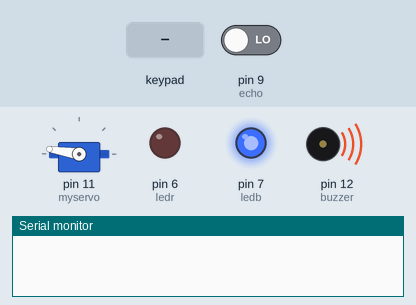
Simulated run of this sketch. Board: Arduino Uno, built with avr-gcc and run on an emulated ATmega328P. On the bench: servo, output pins drawn as LEDs (lit = HIGH), buzzer (waves = sounding, pin HIGH), the last lines printed to the serial monitor. Dashed ring = blinking. The test bench sets the inputs (shaded band); at power-on: pin 9 (echo) LOW. Pins used as bus, display or sensor lines are not drawn.

Above: at 1.2 s.
1.3 s: key 'D' pressed
At 3.1 s:
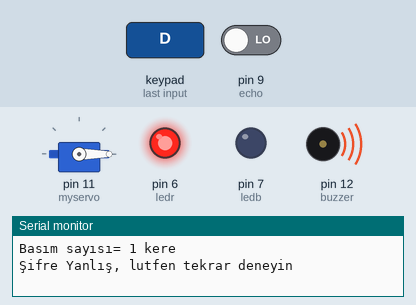
At 3.9 s:
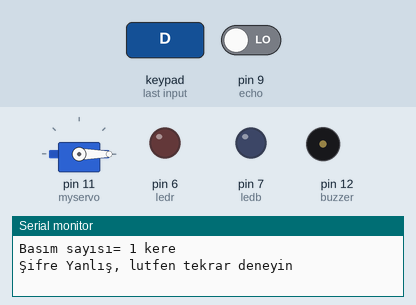
4.8 s: keypad keys 1 2 3 4 pressed 0.4 s apart
At 6.4 s:
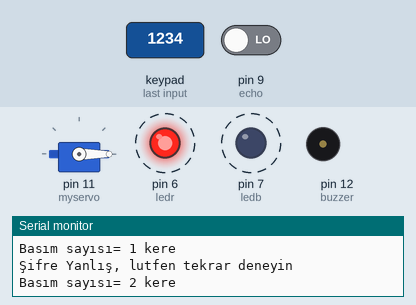
Timing chart, 0 to 18.0 s (numbered marks = the images above; inputs shaded):
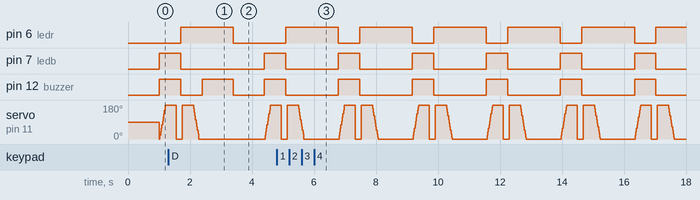

Measured:
- after the input at 1.3 s, pin 6 (ledr): goes on until 3.4 s, then stays LOW
- by itself, pin 7 (ledb), pin 12 (buzzer): alternates HIGH for 0.69 s and LOW for 1.7 s
- by itself, servo on pin 11 (myservo): moves between 0° and 180°, repeating every 2.4 s

The sketch:

sketch_may15d.ino
```cpp
#include <Keypad.h>
#include<Servo.h>
#define ledr 6
#define ledb 7
#define trig 8
#define echo 9
#define buzzer 12

int kere=0;
const byte ROWS = 4;
const byte COLS = 4;
char keys[ROWS][COLS] = {
  {'1','2','3','A'},
  {'4','5','6','B'},
  {'7','8','9','C'},
  {'*','0','#','D'}
};
byte rowPins[ROWS] = {A2, A3, A4, A5};
byte colPins[COLS] = {5, 4, 3, 2};

Keypad keypad = Keypad( makeKeymap(keys), rowPins, colPins, ROWS, COLS );
char pass[4];
char storepass[]="1234";
int i,count, pos = 0;
Servo myservo;

void setup() {
  pinMode(trig,OUTPUT);
  pinMode(echo,INPUT);
  pinMode(ledb,OUTPUT);
  pinMode(ledr,OUTPUT);
  pinMode(buzzer,OUTPUT);
  Serial.begin(9600);
  myservo.attach(11);

}

void loop() {

  char key = keypad.getKey();
    if (key && key!='D'){
      Serial.print(key);
      pass[i]=key;
      i++;
      }else if(key=='D')
    {
      if(i==4){
        for(int j=0;j<4;j++){
          if(pass[j]==storepass[j]){
            count++;
          }
        }
        if(count==4){
           kere++;
          Serial.print("\nŞifre Doğru, Basım sayısı= ");
          Serial.print(kere);
          Serial.println(" kere");
          for (pos = 0; pos <= 540 ; pos += 1)
  {
    myservo.write(pos);
    digitalWrite(ledb,HIGH);

    delay(1);

  }
  delay(100);
  for (pos = 540; pos >= 0; pos -= 1)
  {
    myservo.write(pos);
    digitalWrite(ledb,LOW);

    delay(1);
  }
          delay(1000);
          i=0;
          count=0;

        }else{
          Serial.println("\nŞifre Yanlış, lütfen tekrar deneyin ");
        digitalWrite(ledr,HIGH);
        digitalWrite(buzzer,HIGH);
        delay(1000);
        digitalWrite(ledr,LOW);
        digitalWrite(buzzer,LOW);
        i=0;
        count=0;
        }
      }else {
        Serial.println("\nŞifre Yanlış, lutfen tekrar deneyin ");
        digitalWrite(ledr,HIGH);
        digitalWrite(buzzer,HIGH);
        delay(1000);
        digitalWrite(ledr,LOW);
        digitalWrite(buzzer,LOW);
        i=0;
        count=0;

        }
    }


       if (calc_dis()<10)
{
  for (pos = 0; pos <= 540 ; pos += 1)
  {
    myservo.write(pos);
    digitalWrite(ledb,HIGH);
    digitalWrite(buzzer,HIGH);
    digitalWrite(ledr,LOW);
    delay(1);


  }
  delay(100);
  kere++;
  Serial.print("Basım sayısı= ");
  Serial.print(kere);
  Serial.println(" kere");
  for (pos = 540; pos >= 0; pos -= 1)
  {
    myservo.write(pos);
    digitalWrite(ledb,LOW);
    digitalWrite(buzzer,LOW);
    digitalWrite(ledr,HIGH);

    delay(1);
  }

  delay(100);
}

}

int calc_dis()
{
  int duration,distance;
  digitalWrite(trig,HIGH);
  delay(10);
  digitalWrite(trig,LOW);
  duration=pulseIn(echo,HIGH);
  distance = (duration/2) / 29.1;
  return distance;
}
```
